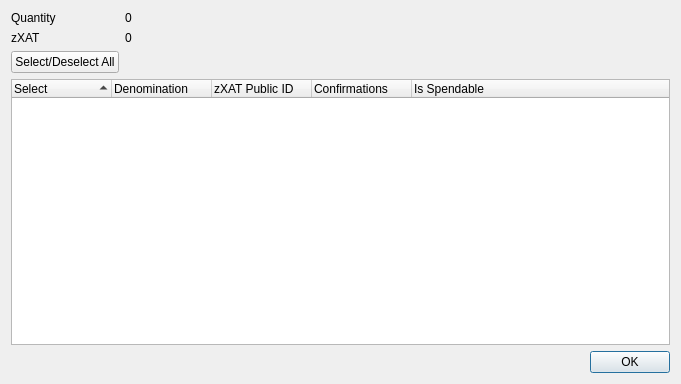
<?xml version="1.0" encoding="UTF-8"?>
<ui version="4.0">
 <class>ZCondominiumControlDialog</class>
 <widget class="QDialog" name="ZCondominiumControlDialog">
  <property name="geometry">
   <rect>
    <x>0</x>
    <y>0</y>
    <width>681</width>
    <height>384</height>
   </rect>
  </property>
  <property name="minimumSize">
   <size>
    <width>681</width>
    <height>384</height>
   </size>
  </property>
  <property name="windowTitle">
   <string>Select zXAT to Spend</string>
  </property>
  <layout class="QGridLayout" name="gridLayout">
   <item row="0" column="0">
    <layout class="QFormLayout" name="formLayout">
     <property name="sizeConstraint">
      <enum>QLayout::SetDefaultConstraint</enum>
     </property>
     <item row="0" column="0">
      <widget class="QLabel" name="labelQuantity">
       <property name="text">
        <string>Quantity</string>
       </property>
      </widget>
     </item>
     <item row="0" column="1">
      <widget class="QLabel" name="labelQuantity_int">
       <property name="text">
        <string>0</string>
       </property>
      </widget>
     </item>
     <item row="1" column="0">
      <widget class="QLabel" name="labelZCondominium">
       <property name="text">
        <string>zXAT</string>
       </property>
      </widget>
     </item>
     <item row="1" column="1">
      <widget class="QLabel" name="labelZCondominium_int">
       <property name="text">
        <string>0</string>
       </property>
      </widget>
     </item>
     <item row="2" column="0">
      <widget class="QPushButton" name="pushButtonAll">
       <property name="text">
        <string>Select/Deselect All</string>
       </property>
      </widget>
     </item>
    </layout>
   </item>
   <item row="1" column="0">
    <layout class="QVBoxLayout" name="verticalLayout">
     <item>
      <widget class="QTreeWidget" name="treeWidget">
       <property name="minimumSize">
        <size>
         <width>0</width>
         <height>250</height>
        </size>
       </property>
       <property name="alternatingRowColors">
        <bool>true</bool>
       </property>
       <property name="sortingEnabled">
        <bool>true</bool>
       </property>
       <property name="columnCount">
        <number>5</number>
       </property>
       <attribute name="headerDefaultSectionSize">
        <number>100</number>
       </attribute>
       <column>
        <property name="text">
         <string notr="true">Select</string>
        </property>
       </column>
       <column>
        <property name="text">
         <string notr="true">Denomination</string>
        </property>
       </column>
       <column>
        <property name="text">
         <string notr="true">zXAT Public ID</string>
        </property>
       </column>
       <column>
        <property name="text">
         <string notr="true">Confirmations</string>
        </property>
       </column>
       <column>
        <property name="text">
         <string>Is Spendable</string>
        </property>
       </column>
      </widget>
     </item>
     <item>
      <widget class="QDialogButtonBox" name="buttonBox">
       <property name="orientation">
        <enum>Qt::Horizontal</enum>
       </property>
       <property name="standardButtons">
        <set>QDialogButtonBox::Ok</set>
       </property>
      </widget>
     </item>
    </layout>
   </item>
  </layout>
 </widget>
 <resources/>
 <connections>
  <connection>
   <sender>buttonBox</sender>
   <signal>accepted()</signal>
   <receiver>ZCondominiumControlDialog</receiver>
   <slot>accept()</slot>
   <hints>
    <hint type="sourcelabel">
     <x>248</x>
     <y>254</y>
    </hint>
    <hint type="destinationlabel">
     <x>157</x>
     <y>274</y>
    </hint>
   </hints>
  </connection>
  <connection>
   <sender>buttonBox</sender>
   <signal>rejected()</signal>
   <receiver>ZCondominiumControlDialog</receiver>
   <slot>reject()</slot>
   <hints>
    <hint type="sourcelabel">
     <x>316</x>
     <y>260</y>
    </hint>
    <hint type="destinationlabel">
     <x>286</x>
     <y>274</y>
    </hint>
   </hints>
  </connection>
 </connections>
</ui>
